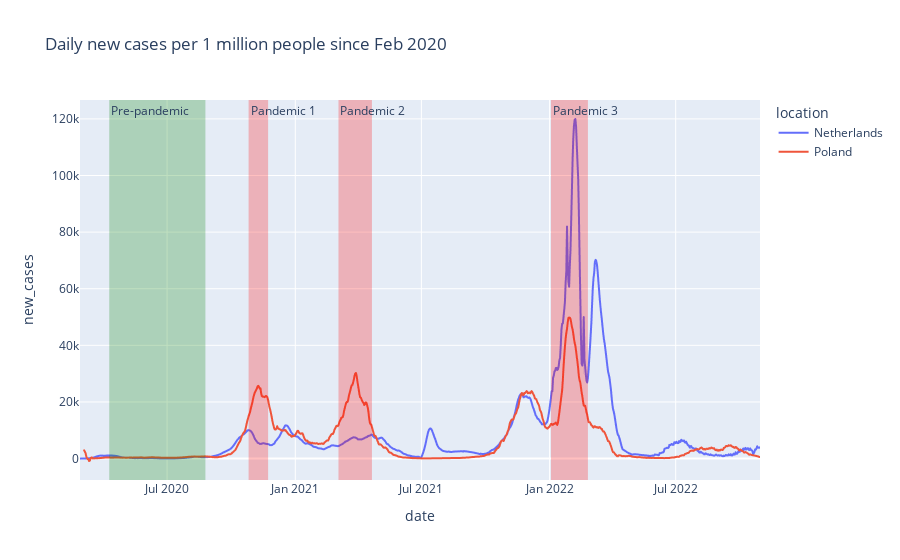

Notebook cell for this chart:
### Markdown cell above
### 3.3.1 Determine two periods representing pre-pandemic and pandemic
- Firstly, visualize the covid daily new cases data of the Netherlands and Poland in a line chart.
- Secondly, add some rectangular to show some interesting time points.

### Code cell
# visualize the imported data
fig = px.line(covid_df, x='date', y='new_cases', color='location', title='Daily new cases per 1 million people since Feb 2020')

# mark typical pre-pandemic period
fig.add_vrect(x0="2020-04-09", x1="2020-08-25", col=1,
              annotation_text="Pre-pandemic", annotation_position="top left",
              fillcolor="green", opacity=0.25, line_width=0)

# mark typical pandemic shock 1
fig.add_vrect(x0="2020-10-26", x1="2020-11-23", col=1,
              annotation_text="Pandemic 1", annotation_position="top left",
              fillcolor="red", opacity=0.25, line_width=0)

# mark typical pandemic shock 1
fig.add_vrect(x0="2021-03-04", x1="2021-04-21", col=1,
              annotation_text="Pandemic 2", annotation_position="top left",
              fillcolor="red", opacity=0.25, line_width=0)

# mark typical pandemic shock 2
fig.add_vrect(x0="2022-01-03", x1="2022-02-25", col=1,
              annotation_text="Pandemic 3", annotation_position="top left",
              fillcolor="red", opacity=0.25, line_width=0)

### Figure 1 — Plotly figure (JSON) as saved in the notebook; plotly's stock layout.template omitted (floating-point values rounded to 4 significant figures; data arrays with more than 128 entries replaced by an {"elided": "..."} marker saying what was removed)
{"data": [{"hovertemplate": "location=Netherlands<br>date=%{x}<br>new_cases=%{y}<extra></extra>", "legendgroup": "Netherlands", "line": {"color": "#636efa", "dash": "solid"}, "marker": {"symbol": "circle"}, "mode": "lines", "name": "Netherlands", "showlegend": true, "type": "scattergl", "x": {"elided": "977 str values"}, "xaxis": "x", "y": {"elided": "977 float values"}, "yaxis": "y"}, {"hovertemplate": "location=Poland<br>date=%{x}<br>new_cases=%{y}<extra></extra>", "legendgroup": "Poland", "line": {"color": "#EF553B", "dash": "solid"}, "marker": {"symbol": "circle"}, "mode": "lines", "name": "Poland", "showlegend": true, "type": "scattergl", "x": {"elided": "971 str values"}, "xaxis": "x", "y": {"elided": "971 float values"}, "yaxis": "y"}], "layout": {"annotations": [{"showarrow": false, "text": "Pre-pandemic", "x": "2020-04-09", "xanchor": "left", "xref": "x", "y": 1, "yanchor": "top", "yref": "y domain"}, {"showarrow": false, "text": "Pandemic 1", "x": "2020-10-26", "xanchor": "left", "xref": "x", "y": 1, "yanchor": "top", "yref": "y domain"}, {"showarrow": false, "text": "Pandemic 2", "x": "2021-03-04", "xanchor": "left", "xref": "x", "y": 1, "yanchor": "top", "yref": "y domain"}, {"showarrow": false, "text": "Pandemic 3", "x": "2022-01-03", "xanchor": "left", "xref": "x", "y": 1, "yanchor": "top", "yref": "y domain"}], "legend": {"title": {"text": "location"}, "tracegroupgap": 0}, "shapes": [{"fillcolor": "green", "line": {"width": 0}, "opacity": 0.25, "type": "rect", "x0": "2020-04-09", "x1": "2020-08-25", "xref": "x", "y0": 0, "y1": 1, "yref": "y domain"}, {"fillcolor": "red", "line": {"width": 0}, "opacity": 0.25, "type": "rect", "x0": "2020-10-26", "x1": "2020-11-23", "xref": "x", "y0": 0, "y1": 1, "yref": "y domain"}, {"fillcolor": "red", "line": {"width": 0}, "opacity": 0.25, "type": "rect", "x0": "2021-03-04", "x1": "2021-04-21", "xref": "x", "y0": 0, "y1": 1, "yref": "y domain"}, {"fillcolor": "red", "line": {"width": 0}, "opacity": 0.25, "type": "rect", "x0": "2022-01-03", "x1": "2022-02-25", "xref": "x", "y0": 0, "y1": 1, "yref": "y domain"}], "title": {"text": "Daily new cases per 1 million people since Feb 2020"}, "xaxis": {"anchor": "y", "domain": [0, 1], "title": {"text": "date"}}, "yaxis": {"anchor": "x", "domain": [0, 1], "title": {"text": "new_cases"}}}}
